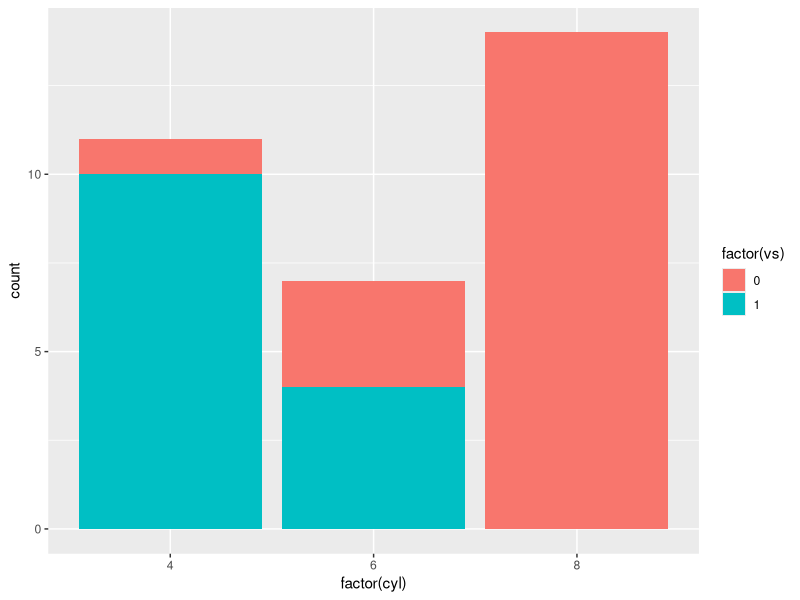
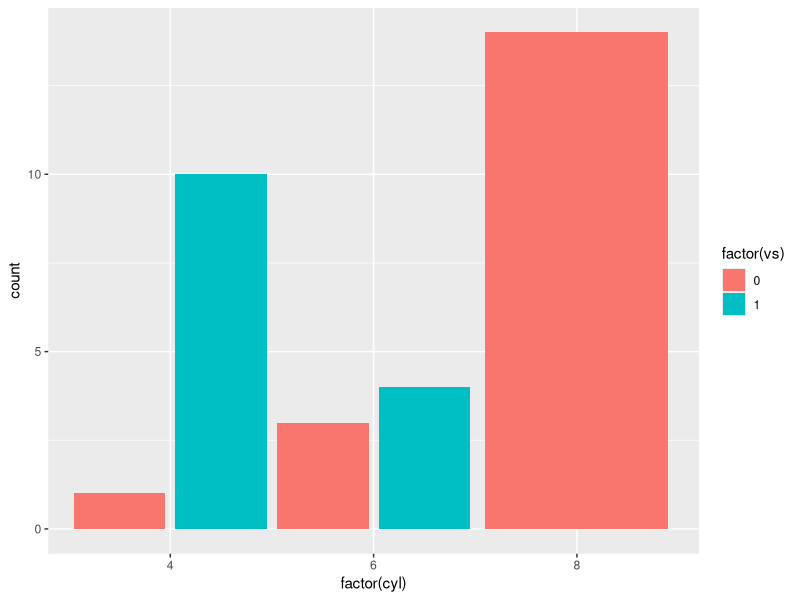
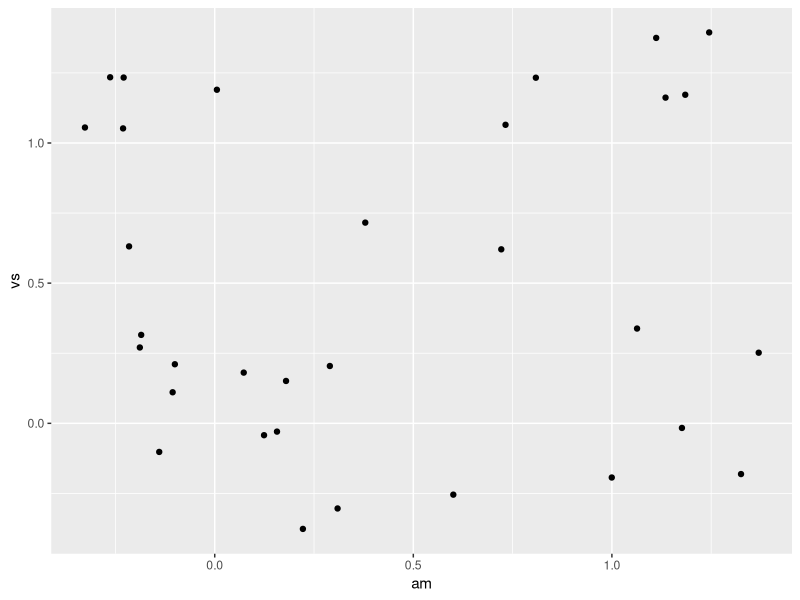
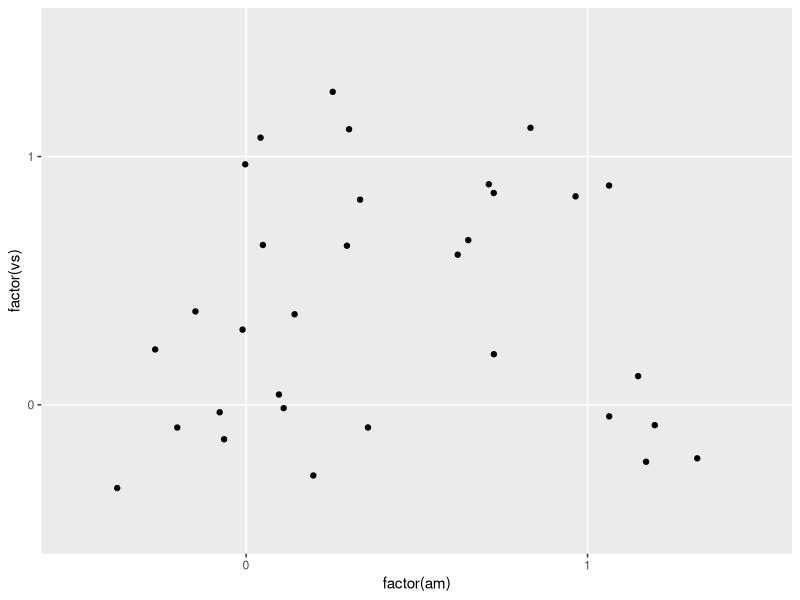
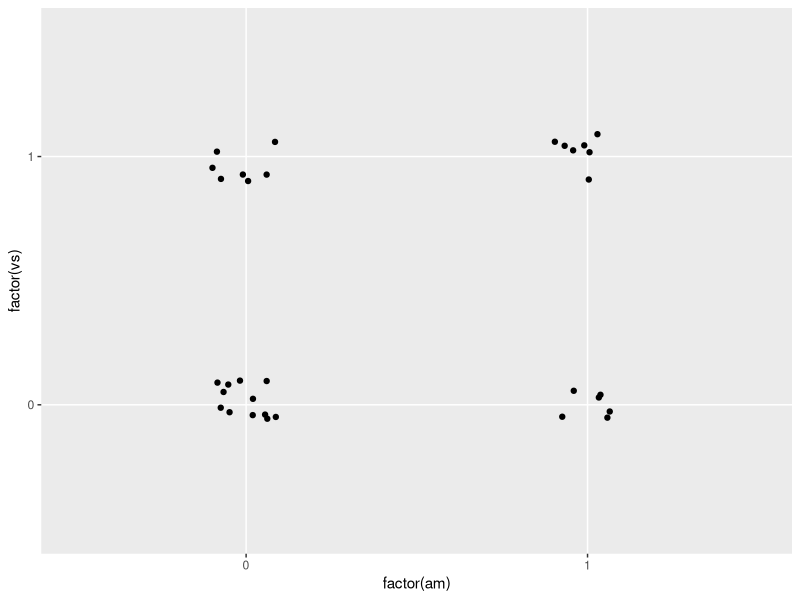
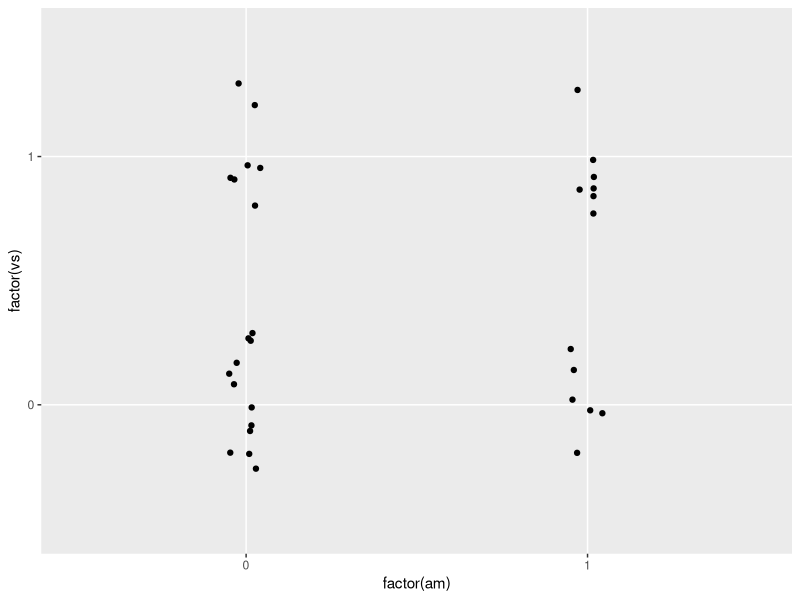
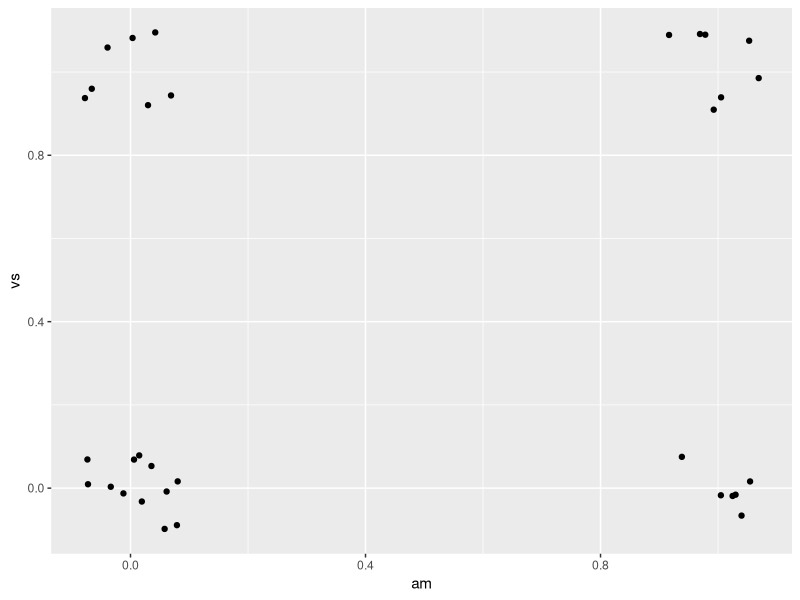
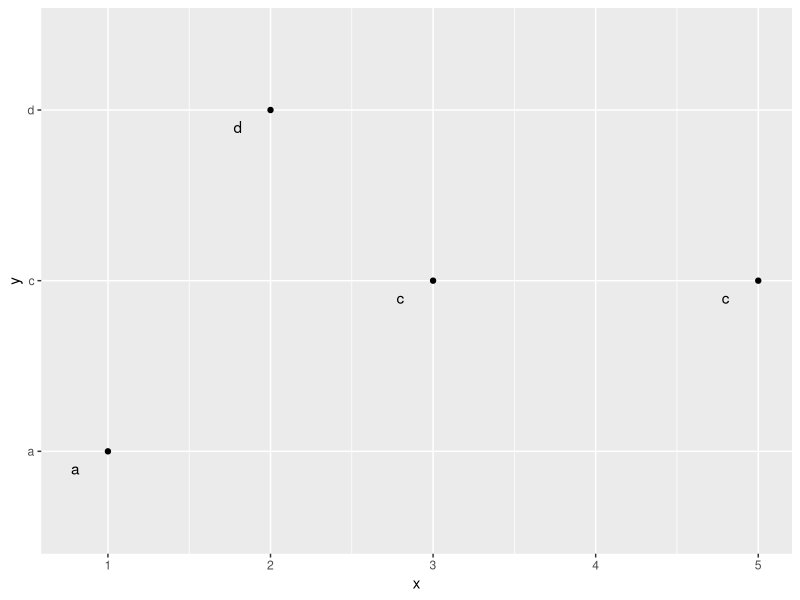

The R source for these figures, in order:
## ---- chunk 1
library(ggplot2)
library(dplyr)
library(tidyr)
## ---- chunk 2
ggplot(data = mtcars, aes(factor(cyl), fill = factor(vs))) +
  geom_bar()
## ---- chunk 3
ggplot(data = mtcars, aes(factor(cyl), fill = factor(vs))) +
  geom_bar(position = position_dodge(width = 1))
## ---- chunk 4
ggplot(data = mtcars, aes(am, vs)) +
  geom_jitter()
## ---- chunk 5
ggplot(data = mtcars, aes(factor(am), factor(vs))) +
  geom_jitter()
## ---- chunk 6
ggplot(data = mtcars, aes(factor(am), factor(vs))) +
  geom_jitter(position = position_jitter(width = 0.1, height = 0.1))
## ---- chunk 7
ggplot(data = mtcars, aes(factor(am), factor(vs))) +
  geom_jitter(position = position_jitter(width = 0.05, height = 0.3))
## ---- chunk 8
ggplot(data = mtcars, aes(am, vs)) +
  geom_jitter(position = position_jitter(width = 0.1, height = 0.1))
## ---- chunk 9
df <- data.frame(
  x = c(1,3,2,5),
  y = c("a","c","d","c")
)
## ---- chunk 10
ggplot(df, aes(x, y)) +
  geom_point() +
  geom_text(aes(label = y),
            position = position_nudge(y = -0.1, x = -0.2))
## ---- chunk 11
ggplot(data = mtcars, aes(factor(cyl), fill = factor(gear))) +
  geom_bar(position = "fill")
## ---- chunk 12
series <- data.frame(
  time = c(rep(1, 4),rep(2, 4), rep(3, 4), rep(4, 4)),
  type = rep(c('a', 'b', 'c', 'd'), 4),
  value = rpois(16, 10)
)

series$type2 <- factor(series$type, levels = c('c', 'b', 'd', 'a'))
## ---- chunk 13
ggplot(series, aes(time, value, group = type)) +
  geom_line(aes(colour = type)) +
  geom_point(aes(colour = type))
## ---- chunk 14
ggplot(series, aes(time, value, group = type)) +
  geom_line(aes(colour = type), position = "stack") +
  geom_point(aes(colour = type), position = "stack")
